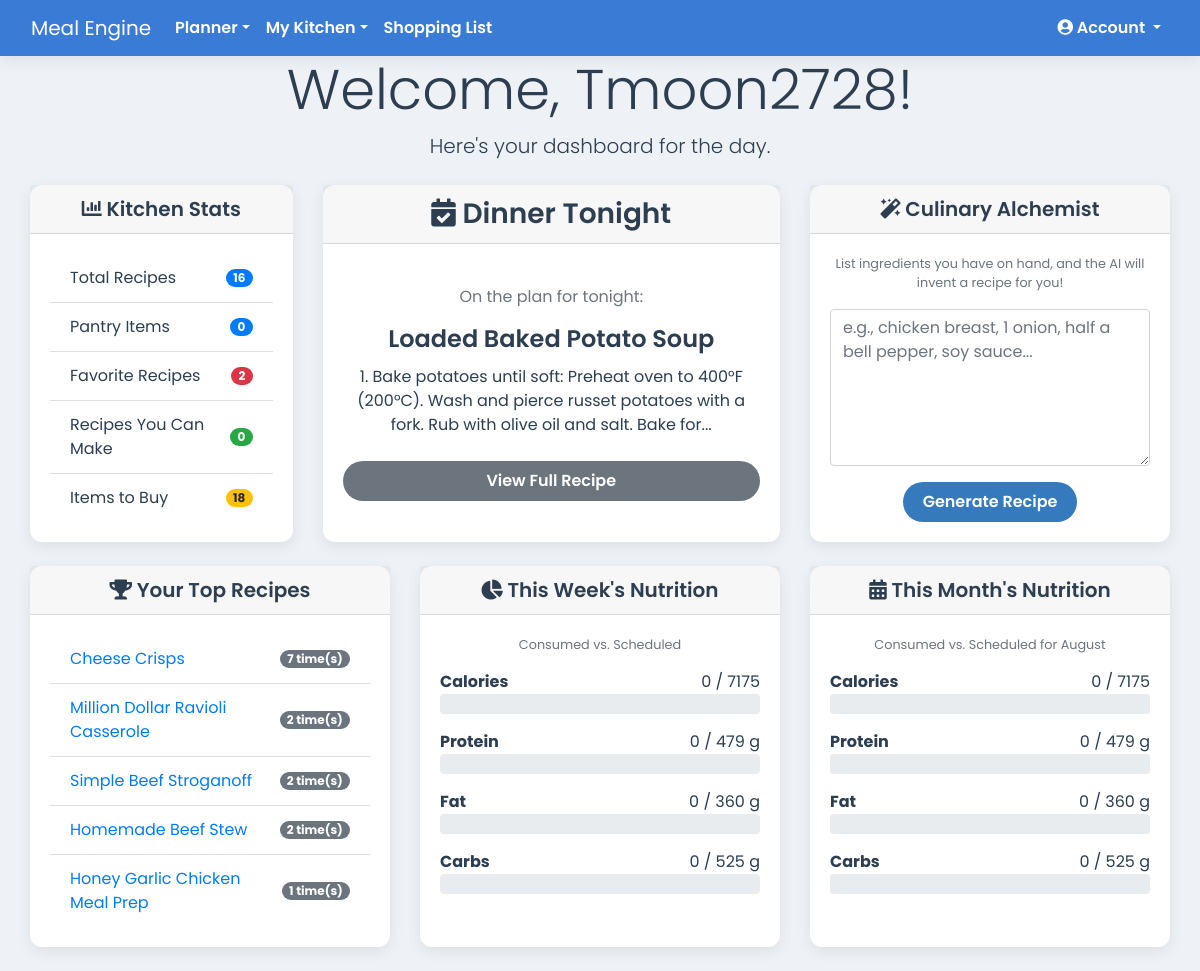
Screenshot of / (signed in) with the database file from the repository.
### app.py (models this page shows)
class User(db.Model, UserMixin):
    id = db.Column(db.Integer, primary_key=True)
    email = db.Column(db.String(150), unique=True, nullable=False)
    password = db.Column(db.String(150), nullable=False)
    household_id = db.Column(db.Integer, db.ForeignKey('household.id'))
    household = db.relationship('Household', backref='members')
    recipes = db.relationship('Recipe', backref='author', lazy=True)
    subscription_plan = db.Column(db.String(50), nullable=False, default='free')
    stripe_customer_id = db.Column(db.String(255), unique=True, nullable=True)
    stripe_subscription_id = db.Column(db.String(255), unique=True, nullable=True)
    ai_credits = db.Column(db.Integer, nullable=False, default=5)
    @property
    def is_premium_or_elite(self):
        return self.subscription_plan in ['premium', 'elite']

class Recipe(db.Model):
    id = db.Column(db.Integer, primary_key=True)
    user_id = db.Column(db.Integer, db.ForeignKey('user.id'), nullable=False)
    household_id = db.Column(db.Integer, db.ForeignKey('household.id'), nullable=False)
    name = db.Column(db.String(100), nullable=False)
    instructions = db.Column(db.Text, nullable=False)
    servings = db.Column(db.Integer)
    prep_time = db.Column(db.String(50))
    cook_time = db.Column(db.String(50))
    is_favorite = db.Column(db.Boolean, default=False, nullable=False)
    meal_type = db.Column(db.String(50), nullable=False, default='Main Course')
    rating = db.Column(db.Integer, nullable=False, default=0)
    ingredients = db.relationship('RecipeIngredient', backref='recipe', lazy=True, cascade="all, delete-orphan")
    calories = db.Column(db.Float, nullable=True)
    protein = db.Column(db.Float, nullable=True)
    fat = db.Column(db.Float, nullable=True)
    carbs = db.Column(db.Float, nullable=True)

### app.py (the view)
@app.route('/')
def index():
    if not current_user.is_authenticated:
        return render_template('landing_page.html')
    today = date.today()
    start_of_week = today - timedelta(days=today.weekday())
    end_of_week = start_of_week + timedelta(days=6)
    start_of_month = today.replace(day=1)
    _, days_in_month = calendar.monthrange(today.year, today.month)
    end_of_month = today.replace(day=days_in_month)
    all_user_recipes = Recipe.query.filter_by(household_id=current_user.household_id).all()
    pantry_items_in_stock = PantryItem.query.filter_by(household_id=current_user.household_id).filter(PantryItem.quantity > 0).all()
    pantry_ingredient_ids = {item.ingredient_id for item in pantry_items_in_stock}
    recipes_can_make_count = 0
    for recipe in all_user_recipes:
        required_ingredient_ids = {ri.ingredient_id for ri in recipe.ingredients}
        if required_ingredient_ids and required_ingredient_ids.issubset(pantry_ingredient_ids):
            recipes_can_make_count += 1
    planned_meals_for_shopping = MealPlan.query.filter(
        MealPlan.household_id == current_user.household_id,
        MealPlan.recipe_id.isnot(None),
        MealPlan.meal_date.between(today, end_of_week)
    ).all()
    required = {}
    for meal in planned_meals_for_shopping:
        for item in meal.recipe.ingredients:
            if not item.quantity or item.quantity == 0: continue
            required[item.ingredient.id] = required.get(item.ingredient.id, 0) + item.quantity
    items_to_buy_count = 0
    for ing_id, needed_qty in required.items():
        pantry_item = PantryItem.query.filter_by(household_id=current_user.household_id, ingredient_id=ing_id).first()
        if not pantry_item or pantry_item.quantity < needed_qty:
            items_to_buy_count += 1
    manual_shopping_items = ShoppingListItem.query.filter_by(household_id=current_user.household_id).count()
    items_to_buy_count += manual_shopping_items
    most_made_recipes = db.session.query(
        Recipe,
        func.count(MealPlan.recipe_id).label('meal_count')
    ).join(MealPlan, Recipe.id == MealPlan.recipe_id)\
    .filter(Recipe.household_id == current_user.household_id)\
    .group_by(Recipe.id)\
    .order_by(desc('meal_count'))\
    .limit(5).all()
    kitchen_stats = {
        'total_recipes': Recipe.query.filter_by(household_id=current_user.household_id).count(),
        'pantry_items': PantryItem.query.filter_by(household_id=current_user.household_id).count(),
        'favorite_recipes': Recipe.query.filter_by(household_id=current_user.household_id, is_favorite=True).count(),
        'recipes_can_make': recipes_can_make_count,
        'items_to_buy': items_to_buy_count
    }
    todays_meal_plan = MealPlan.query.filter_by(
        household_id=current_user.household_id,
        meal_date=today,
        meal_slot='Dinner'
    ).first()
    weekly_planned_meals = MealPlan.query.filter(
        MealPlan.household_id == current_user.household_id,
        MealPlan.meal_date.between(start_of_week, end_of_week),
        MealPlan.recipe_id.isnot(None)
    ).all()
    monthly_planned_meals = MealPlan.query.filter(
        MealPlan.household_id == current_user.household_id,
        MealPlan.meal_date.between(start_of_month, end_of_month),
        MealPlan.recipe_id.isnot(None)
    ).all()
    weekly_stats = {
        'scheduled': {'calories': 0, 'protein': 0, 'fat': 0, 'carbs': 0},
        'consumed': {'calories': 0, 'protein': 0, 'fat': 0, 'carbs': 0}
    }
    for meal in weekly_planned_meals:
        if meal.recipe:
            weekly_stats['scheduled']['calories'] += meal.recipe.calories or 0
            weekly_stats['scheduled']['protein'] += meal.recipe.protein or 0
            weekly_stats['scheduled']['fat'] += meal.recipe.fat or 0
            weekly_stats['scheduled']['carbs'] += meal.recipe.carbs or 0
            if meal.is_eaten:
                weekly_stats['consumed']['calories'] += meal.recipe.calories or 0
                weekly_stats['consumed']['protein'] += meal.recipe.protein or 0
                weekly_stats['consumed']['fat'] += meal.recipe.fat or 0
                weekly_stats['consumed']['carbs'] += meal.recipe.carbs or 0
    monthly_stats = {
        'scheduled': {'calories': 0, 'protein': 0, 'fat': 0, 'carbs': 0},
        'consumed': {'calories': 0, 'protein': 0, 'fat': 0, 'carbs': 0}
    }
    for meal in monthly_planned_meals:
        if meal.recipe:
            monthly_stats['scheduled']['calories'] += meal.recipe.calories or 0
            monthly_stats['scheduled']['protein'] += meal.recipe.protein or 0
            monthly_stats['scheduled']['fat'] += meal.recipe.fat or 0
            monthly_stats['scheduled']['carbs'] += meal.recipe.carbs or 0
            if meal.is_eaten:
                monthly_stats['consumed']['calories'] += meal.recipe.calories or 0
                monthly_stats['consumed']['protein'] += meal.recipe.protein or 0
                monthly_stats['consumed']['fat'] += meal.recipe.fat or 0
                monthly_stats['consumed']['carbs'] += meal.recipe.carbs or 0
    return render_template('index.html',
                           todays_meal_plan=todays_meal_plan,
                           weekly_stats=weekly_stats,
                           monthly_stats=monthly_stats,
                           kitchen_stats=kitchen_stats,
                           most_made_recipes=most_made_recipes)

### app.py (called while the page is built)
@app.context_processor
def inject_cache_buster():
    return dict(cache_buster=int(time.time()))

@app.before_request
def before_request():
    g.current_month_name = date.today().strftime('%B')

@login_manager.user_loader
def load_user(user_id):
    return db.session.get(User, int(user_id))

### templates/index.html (shortened to what this page needs)
{% extends 'base.html' %}
{% block content %}
<div class="container-fluid">
  <div class="text-center mb-4">
    <h1 class="display-4">Welcome, {{ current_user.email.split('@')[0] }}!</h1>
    <p class="lead">Here's your dashboard for the day.</p>
  </div>
  <div class="row">
    <div class="col-12 col-lg-5 d-flex flex-column order-1 order-lg-2 mb-4">
      <div class="card flex-grow-1">
        <div class="card-header text-center">
          <h3 class="my-0"><i class="fas fa-calendar-check"></i> Dinner Tonight</h3>
        </div>
        <div class="card-body text-center d-flex flex-column justify-content-center">
          {% if todays_meal_plan %}
            {% if todays_meal_plan.recipe %}
              <p class="text-muted">On the plan for tonight:</p>
              <h4 class="card-title">{{ todays_meal_plan.recipe.name }}</h4>
              <p class="card-text">{{ todays_meal_plan.recipe.instructions|truncate(150) }}</p>
              <a href="{{ url_for('view_recipe', recipe_id=todays_meal_plan.recipe.id) }}" class="btn btn-secondary mt-2">View Full Recipe</a>
            {% elif todays_meal_plan.custom_item_name %}
              <h4 class="card-title">{{ todays_meal_plan.custom_item_name }}</h4>
              <p class="card-text">A custom item is planned. Enjoy!</p>
            {% endif %}
          {% else %}
            <h4 class="card-title">Nothing is planned for dinner tonight!</h4>
            <a href="{{ url_for('meal_plan') }}" class="btn btn-primary btn-lg mt-2">Plan Tonight's Dinner</a>
          {% endif %}
        </div>
      </div>
    </div>
    <div class="col-12 col-md-6 col-lg-3 d-flex flex-column order-2 order-lg-1 mb-4">
      <div class="card">
        <div class="card-header text-center">
          <h5 class="my-0"><i class="fas fa-chart-bar"></i> Kitchen Stats</h5>
        </div>
        <div class="card-body">
            <ul class="list-group list-group-flush">
                <li class="list-group-item d-flex justify-content-between align-items-center">
                    Total Recipes
                    <span class="badge badge-primary badge-pill">{{ kitchen_stats.total_recipes }}</span>
                </li>
                <li class="list-group-item d-flex justify-content-between align-items-center">
                    Pantry Items
                    <span class="badge badge-primary badge-pill">{{ kitchen_stats.pantry_items }}</span>
                </li>
                <li class="list-group-item d-flex justify-content-between align-items-center">
                    Favorite Recipes
                    <span class="badge badge-danger badge-pill">{{ kitchen_stats.favorite_recipes }}</span>
                </li>
                <li class="list-group-item d-flex justify-content-between align-items-center">
                    Recipes You Can Make
                    <span class="badge badge-success badge-pill">{{ kitchen_stats.recipes_can_make }}</span>
                </li>
                 <li class="list-group-item d-flex justify-content-between align-items-center">
                    Items to Buy
                    <span class="badge badge-warning badge-pill">{{ kitchen_stats.items_to_buy }}</span>
                </li>
            </ul>
        </div>
      </div>
    </div>
    <div class="col-12 col-md-6 col-lg-4 d-flex flex-column order-3 order-lg-3 mb-4">
       <div class="card flex-grow-1">
        <div class="card-header text-center">
          <h5 class="my-0"><i class="fas fa-magic"></i> Culinary Alchemist</h5>
        </div>
        <div class="card-body d-flex flex-column">
           <p class="text-center text-muted small mt-0">List ingredients you have on hand, and the AI will invent a recipe for you!</p>
          <div class="form-group flex-grow-1 d-flex flex-column">
            <textarea id="fridge-ingredients" class="form-control flex-grow-1" placeholder="e.g., chicken breast, 1 onion, half a bell pepper, soy sauce..."></textarea>
          </div>
          <div class="text-center">
            <button id="generate-recipe-btn" class="btn btn-primary">Generate Recipe</button>
          </div>
        </div>
      </div>
    </div>
  </div>
  <div class="row">
    <div class="col-12 col-md-6 col-lg-4 mb-4">
        <div class="card h-100">
            <div class="card-header text-center">
                <h5 class="my-0"><i class="fas fa-trophy"></i> Your Top Recipes</h5>
            </div>
            <div class="card-body">
                {% if most_made_recipes %}
                    <ul class="list-group list-group-flush">
                        {% for recipe, count in most_made_recipes %}
                            <li class="list-group-item d-flex justify-content-between align-items-center">
                                <a href="{{ url_for('view_recipe', recipe_id=recipe.id) }}">{{ recipe.name }}</a>
                                <span class="badge badge-secondary badge-pill">{{ count }} time(s)</span>
                            </li>
                        {% endfor %}
                    </ul>
                {% else %}
                    <p class="text-center text-muted">Start planning meals to see your most-made recipes here!</p>
                {% endif %}
            </div>
        </div>
    </div>
    <div class="col-12 col-md-6 col-lg-4 mb-4">
      <div class="card h-100">
        <a href="{{ url_for('meal_plan') }}" class="text-dark">
          <div class="card-header text-center">
            <h5 class="my-0"><i class="fas fa-chart-pie"></i> This Week's Nutrition</h5>
          </div>
        </a>
        <div class="card-body">
          <p class="text-muted small text-center">Consumed vs. Scheduled</p>
          {% for nutrient in ['calories', 'protein', 'fat', 'carbs'] %}
            {% set scheduled_val = weekly_stats.scheduled[nutrient] %}
            {% set consumed_val = weekly_stats.consumed[nutrient] %}
            <div class="mb-3">
              <div class="d-flex justify-content-between">
                <strong>{{ nutrient|capitalize }}</strong>
                <span>{{ (consumed_val)|default(0)|round|int }} / {{ (scheduled_val)|default(0)|round|int }} {{ 'g' if nutrient != 'calories' else '' }}</span>
              </div>
              {% set percentage = (consumed_val / scheduled_val * 100) if scheduled_val > 0 else 0 %}
              <div class="progress" style="height: 20px;">
              </div>
            </div>
          {% endfor %}
        </div>
      </div>
    </div>
     <div class="col-12 col-lg-4 mb-4">
       <div class="card h-100">
        <a href="{{ url_for('monthly_plan') }}" class="text-dark">
          <div class="card-header text-center">
            <h5 class="my-0"><i class="fas fa-calendar-alt"></i> This Month's Nutrition</h5>
          </div>
        </a>
        <div class="card-body">
          <p class="text-muted small text-center">Consumed vs. Scheduled for {{ g.current_month_name }}</p>
           {% for nutrient in ['calories', 'protein', 'fat', 'carbs'] %}
            {% set scheduled_val = monthly_stats.scheduled[nutrient] %}
            {% set consumed_val = monthly_stats.consumed[nutrient] %}
            <div class="mb-3">
              <div class="d-flex justify-content-between">
                <strong>{{ nutrient|capitalize }}</strong>
                <span>{{ (consumed_val)|default(0)|round|int }} / {{ (scheduled_val)|default(0)|round|int }} {{ 'g' if nutrient != 'calories' else '' }}</span>
              </div>
              {% set percentage = (consumed_val / scheduled_val * 100) if scheduled_val > 0 else 0 %}
              <div class="progress" style="height: 20px;">
              </div>
            </div>
          {% endfor %}
        </div>
      </div>
    </div>
  </div>
</div>
{% endblock %}

### static/css/style.css (style rules this page uses)
:root { --primary-blue: #3a7bd5; --secondary-blue: #357abd; --light-bg: #eef2f7; --card-bg: #ffffff; --text-dark: #2c3e50; --text-light: #5a6a7a; --danger-red: #e74c3c; --success-green: #2ecc71; --info-cyan: #1abc9c; --snack-teal: #20c997; --shadow: 0 4px 15px rgba(0, 0, 0, 0.08); }
body { font-family: 'Poppins', sans-serif; font-weight: 400; background-color: var(--light-bg); color: var(--text-dark); }
.btn { border-radius: 20px; padding: 8px 20px; border: none; font-weight: 600; transition: all 0.3s ease; }
.btn-primary { background-color: var(--secondary-blue); color: white; }
h1, h2, h3, h4, h5 { color: var(--text-dark); font-weight: 600; }
.card, .jumbotron { background-color: var(--card-bg); border: none; border-radius: 12px; box-shadow: var(--shadow); }
.card { transition: transform 0.2s ease-in-out, box-shadow 0.2s ease-in-out; }

### rows the page displays
User: email "Tmoon2728"
Recipe: recipe.name "Loaded Baked Potato Soup", recipe.instructions "1. Bake potatoes until soft: Preheat oven to 400°F (200°C). Wash and pierce russet potatoes with a fork. Rub with olive oil and salt. Bake for..."
Recipe: name "Cheese Crisps", count "7"
Recipe: name "Million Dollar Ravioli Casserole", count "2"
Recipe: name "Simple Beef Stroganoff", count "2"
Recipe: name "Homemade Beef Stew", count "2"
Recipe: name "Honey Garlic Chicken Meal Prep", count "1"

### other values shown
{{ kitchen_stats.total_recipes }} "16"
{{ kitchen_stats.pantry_items }} "0"
{{ kitchen_stats.favorite_recipes }} "2"
{{ kitchen_stats.recipes_can_make }} "0"
{{ kitchen_stats.items_to_buy }} "18"
{{ nutrient|capitalize }} "Calories" "Protein" "Fat" "Carbs"
{{ (consumed_val)|default(0)|round|int }} "0" "0" "0" "0"
{{ (scheduled_val)|default(0)|round|int }} "7175" "479" "360" "525"
{{ 'g' if nutrient != 'calories' else '' }} "g" "g" "g"
{{ g.current_month_name }} "August"
